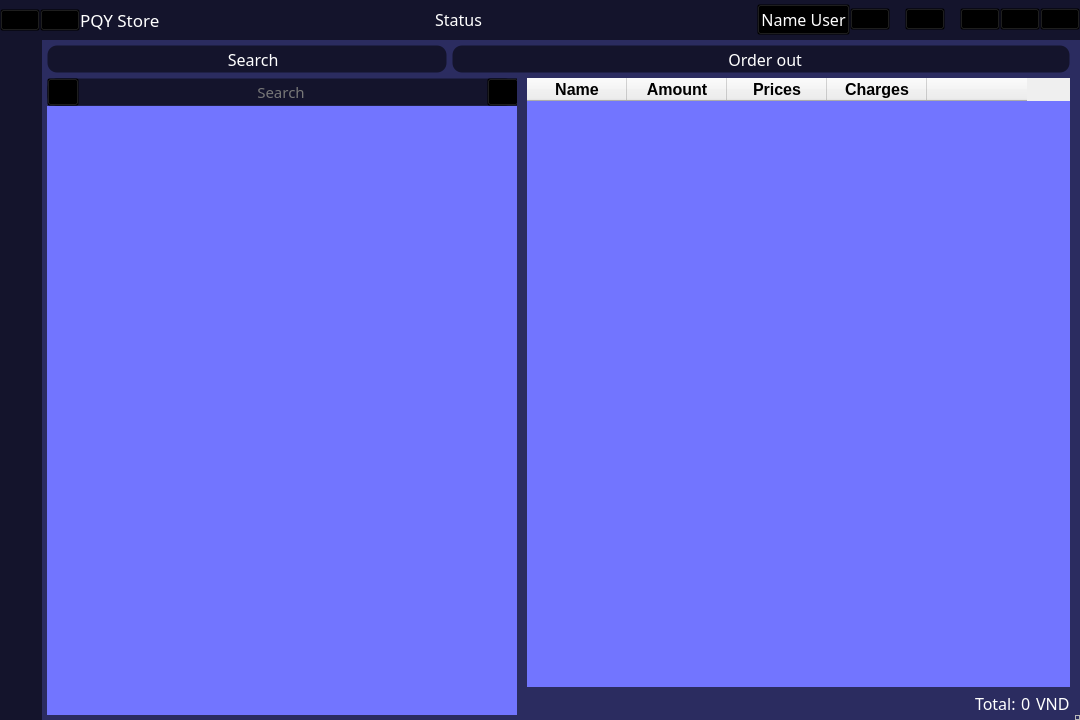
<?xml version="1.0" encoding="UTF-8"?>
<ui version="4.0">
 <class>MainWindow</class>
 <widget class="QMainWindow" name="MainWindow">
  <property name="geometry">
   <rect>
    <x>0</x>
    <y>0</y>
    <width>1080</width>
    <height>720</height>
   </rect>
  </property>
  <property name="windowTitle">
   <string>MainWindow</string>
  </property>
  <property name="styleSheet">
   <string notr="true">#widget_total *{
	color: #fff;
	font: 12pt Comfortaa;
}

#printbill, #search_btn{
	color: #fff;
	font: 12pt Comfortaa;
	background-color: #14142c;
	border: 1px solid;
	border-radius: 10px;
	border-color: transparent;
}
#widget_7 QPushButton:hover{
	background-color: #252552;
	border-color: #6969ea;
}
#tableWidget, #table_search{
	font: 13pt Comfortaa;
	background-color: #7275ff;
}
#label_search{
	color: #777;
	font: 11pt Comfortaa;
	background-color: #14142c;
	border: 1px solid;
	border-radius: 10px;
	border-color: transparent;
}
#search_box{
	background-color: transparent;
	color: #fff;
	font: 11pt Comfortaa;
	border: 1px solid;
	border-radius: 7px;
	border-color: transparent;
}
#widget_8 QPushButton{
	background-color: transparent;
}

*{}

#name_app{
	font: 13pt Comfortaa;
	color: #fff
}
#name_user, #status_title{
	color: #fff;
	font: 12pt Comfortaa;
}

#title_bar QPushButton{
	background-color: transparent;
}
#title_bar{
	background-color: #14142c;
}
#centralwidget{
	background-color: #2b2c60;
}
#left_menu{
	background-color: #14142c;
}
#left_menu QPushButton {
	min-width: 40px;
	min-height: 40px;
	border: 1px solid;
	border-color: transparent;
	background-color: transparent;
}
#left_menu QPushButton:hover {
	background-color: #252552;
	border-top-color: #6969ea;
	border-bottom-color: #6969ea;
}
QToolTip {
	color: #fff;
	font: 10pt Comfortaa;
	background-color: rgba(100, 100, 100, 100);
	border: 1px solid;
	border-radius: 7px;
	border-color: #fff;
}</string>
  </property>
  <widget class="QWidget" name="centralwidget">
   <layout class="QVBoxLayout" name="verticalLayout">
    <property name="spacing">
     <number>0</number>
    </property>
    <property name="leftMargin">
     <number>0</number>
    </property>
    <property name="topMargin">
     <number>0</number>
    </property>
    <property name="rightMargin">
     <number>0</number>
    </property>
    <property name="bottomMargin">
     <number>0</number>
    </property>
    <item alignment="Qt::AlignTop">
     <widget class="QWidget" name="title_bar" native="true">
      <property name="minimumSize">
       <size>
        <width>0</width>
        <height>40</height>
       </size>
      </property>
      <layout class="QHBoxLayout" name="horizontalLayout">
       <property name="spacing">
        <number>0</number>
       </property>
       <property name="leftMargin">
        <number>0</number>
       </property>
       <property name="topMargin">
        <number>0</number>
       </property>
       <property name="rightMargin">
        <number>0</number>
       </property>
       <property name="bottomMargin">
        <number>0</number>
       </property>
       <item alignment="Qt::AlignLeft|Qt::AlignVCenter">
        <widget class="QWidget" name="logo" native="true">
         <property name="toolTip">
          <string>Built &amp; developed by PQY Team</string>
         </property>
         <layout class="QHBoxLayout" name="horizontalLayout_3">
          <property name="spacing">
           <number>0</number>
          </property>
          <property name="leftMargin">
           <number>0</number>
          </property>
          <property name="topMargin">
           <number>0</number>
          </property>
          <property name="rightMargin">
           <number>0</number>
          </property>
          <property name="bottomMargin">
           <number>0</number>
          </property>
          <item>
           <widget class="QPushButton" name="left_menu_btn">
            <property name="minimumSize">
             <size>
              <width>40</width>
              <height>0</height>
             </size>
            </property>
            <property name="toolTip">
             <string>Menu</string>
            </property>
            <property name="text">
             <string/>
            </property>
            <property name="icon">
             <iconset>
              <normaloff>../icons/menu-white.svg</normaloff>../icons/menu-white.svg</iconset>
            </property>
            <property name="iconSize">
             <size>
              <width>30</width>
              <height>30</height>
             </size>
            </property>
            <property name="shortcut">
             <string>Ctrl+Tab</string>
            </property>
           </widget>
          </item>
          <item alignment="Qt::AlignLeft|Qt::AlignVCenter">
           <widget class="QPushButton" name="logo_app">
            <property name="text">
             <string/>
            </property>
            <property name="icon">
             <iconset>
              <normaloff>../Image/logo.ico</normaloff>../Image/logo.ico</iconset>
            </property>
            <property name="iconSize">
             <size>
              <width>32</width>
              <height>32</height>
             </size>
            </property>
           </widget>
          </item>
          <item alignment="Qt::AlignLeft|Qt::AlignVCenter">
           <widget class="QLabel" name="name_app">
            <property name="text">
             <string>PQY Store</string>
            </property>
           </widget>
          </item>
         </layout>
         <zorder>logo_app</zorder>
         <zorder>name_app</zorder>
         <zorder>left_menu_btn</zorder>
        </widget>
       </item>
       <item alignment="Qt::AlignVCenter">
        <widget class="QWidget" name="widget_status" native="true">
         <property name="sizePolicy">
          <sizepolicy hsizetype="Expanding" vsizetype="Preferred">
           <horstretch>0</horstretch>
           <verstretch>0</verstretch>
          </sizepolicy>
         </property>
         <layout class="QVBoxLayout" name="verticalLayout_2">
          <property name="spacing">
           <number>0</number>
          </property>
          <property name="leftMargin">
           <number>0</number>
          </property>
          <property name="topMargin">
           <number>0</number>
          </property>
          <property name="rightMargin">
           <number>0</number>
          </property>
          <property name="bottomMargin">
           <number>0</number>
          </property>
          <item>
           <widget class="QLabel" name="status_title">
            <property name="sizePolicy">
             <sizepolicy hsizetype="Preferred" vsizetype="Preferred">
              <horstretch>0</horstretch>
              <verstretch>0</verstretch>
             </sizepolicy>
            </property>
            <property name="text">
             <string>Status</string>
            </property>
            <property name="alignment">
             <set>Qt::AlignCenter</set>
            </property>
           </widget>
          </item>
         </layout>
        </widget>
       </item>
       <item alignment="Qt::AlignRight|Qt::AlignVCenter">
        <widget class="QWidget" name="widget_profile" native="true">
         <layout class="QHBoxLayout" name="horizontalLayout_2">
          <property name="spacing">
           <number>0</number>
          </property>
          <property name="leftMargin">
           <number>0</number>
          </property>
          <property name="topMargin">
           <number>0</number>
          </property>
          <property name="rightMargin">
           <number>0</number>
          </property>
          <property name="bottomMargin">
           <number>0</number>
          </property>
          <item>
           <widget class="QPushButton" name="name_user">
            <property name="toolTip">
             <string>Profile</string>
            </property>
            <property name="layoutDirection">
             <enum>Qt::RightToLeft</enum>
            </property>
            <property name="text">
             <string>Name User</string>
            </property>
            <property name="icon">
             <iconset>
              <normaloff>../icons/user-white.svg</normaloff>../icons/user-white.svg</iconset>
            </property>
            <property name="iconSize">
             <size>
              <width>30</width>
              <height>30</height>
             </size>
            </property>
           </widget>
          </item>
          <item>
           <widget class="QPushButton" name="log_out">
            <property name="toolTip">
             <string>Log out</string>
            </property>
            <property name="text">
             <string/>
            </property>
            <property name="icon">
             <iconset>
              <normaloff>../icons/log-out-white.svg</normaloff>../icons/log-out-white.svg</iconset>
            </property>
            <property name="iconSize">
             <size>
              <width>30</width>
              <height>26</height>
             </size>
            </property>
           </widget>
          </item>
          <item>
           <widget class="QLabel" name="label">
            <property name="minimumSize">
             <size>
              <width>15</width>
              <height>0</height>
             </size>
            </property>
            <property name="text">
             <string/>
            </property>
           </widget>
          </item>
          <item>
           <widget class="QPushButton" name="return_home">
            <property name="toolTip">
             <string>Home</string>
            </property>
            <property name="text">
             <string/>
            </property>
            <property name="icon">
             <iconset>
              <normaloff>../icons/home-white.svg</normaloff>../icons/home-white.svg</iconset>
            </property>
            <property name="iconSize">
             <size>
              <width>40</width>
              <height>26</height>
             </size>
            </property>
           </widget>
          </item>
          <item>
           <widget class="QLabel" name="label_2">
            <property name="minimumSize">
             <size>
              <width>15</width>
              <height>0</height>
             </size>
            </property>
            <property name="text">
             <string/>
            </property>
           </widget>
          </item>
          <item>
           <widget class="QPushButton" name="minimize_btn">
            <property name="toolTip">
             <string>Minimize</string>
            </property>
            <property name="statusTip">
             <string extracomment="Minimize"/>
            </property>
            <property name="accessibleDescription">
             <string/>
            </property>
            <property name="text">
             <string/>
            </property>
            <property name="icon">
             <iconset>
              <normaloff>../icons/minus-white.svg</normaloff>../icons/minus-white.svg</iconset>
            </property>
            <property name="iconSize">
             <size>
              <width>30</width>
              <height>25</height>
             </size>
            </property>
           </widget>
          </item>
          <item>
           <widget class="QPushButton" name="maximize_btn">
            <property name="toolTip">
             <string>Maximize</string>
            </property>
            <property name="text">
             <string/>
            </property>
            <property name="icon">
             <iconset>
              <normaloff>../icons/square-white.svg</normaloff>../icons/square-white.svg</iconset>
            </property>
            <property name="iconSize">
             <size>
              <width>30</width>
              <height>22</height>
             </size>
            </property>
           </widget>
          </item>
          <item>
           <widget class="QPushButton" name="close_btn">
            <property name="toolTip">
             <string>Close</string>
            </property>
            <property name="text">
             <string/>
            </property>
            <property name="icon">
             <iconset>
              <normaloff>../icons/x-white.svg</normaloff>../icons/x-white.svg</iconset>
            </property>
            <property name="iconSize">
             <size>
              <width>30</width>
              <height>25</height>
             </size>
            </property>
           </widget>
          </item>
         </layout>
        </widget>
       </item>
      </layout>
     </widget>
    </item>
    <item>
     <widget class="QWidget" name="screen_app" native="true">
      <property name="sizePolicy">
       <sizepolicy hsizetype="Expanding" vsizetype="Expanding">
        <horstretch>0</horstretch>
        <verstretch>0</verstretch>
       </sizepolicy>
      </property>
      <layout class="QHBoxLayout" name="horizontalLayout_6">
       <property name="spacing">
        <number>0</number>
       </property>
       <property name="leftMargin">
        <number>0</number>
       </property>
       <property name="topMargin">
        <number>0</number>
       </property>
       <property name="rightMargin">
        <number>0</number>
       </property>
       <property name="bottomMargin">
        <number>0</number>
       </property>
       <item>
        <widget class="QWidget" name="left_menu" native="true">
         <property name="styleSheet">
          <string notr="true"/>
         </property>
         <layout class="QVBoxLayout" name="verticalLayout_3">
          <property name="spacing">
           <number>0</number>
          </property>
          <property name="leftMargin">
           <number>0</number>
          </property>
          <property name="topMargin">
           <number>5</number>
          </property>
          <property name="rightMargin">
           <number>0</number>
          </property>
          <property name="bottomMargin">
           <number>10</number>
          </property>
          <item>
           <widget class="QPushButton" name="sell_button">
            <property name="sizePolicy">
             <sizepolicy hsizetype="Preferred" vsizetype="Preferred">
              <horstretch>0</horstretch>
              <verstretch>0</verstretch>
             </sizepolicy>
            </property>
            <property name="cursor">
             <cursorShape>PointingHandCursor</cursorShape>
            </property>
            <property name="toolTip">
             <string>Sell</string>
            </property>
            <property name="layoutDirection">
             <enum>Qt::LeftToRight</enum>
            </property>
            <property name="text">
             <string/>
            </property>
            <property name="icon">
             <iconset>
              <normaloff>../icons/shopping-cart-white.svg</normaloff>../icons/shopping-cart-white.svg</iconset>
            </property>
            <property name="iconSize">
             <size>
              <width>30</width>
              <height>30</height>
             </size>
            </property>
           </widget>
          </item>
          <item>
           <widget class="QPushButton" name="shift_summary_btn">
            <property name="sizePolicy">
             <sizepolicy hsizetype="Minimum" vsizetype="Minimum">
              <horstretch>0</horstretch>
              <verstretch>0</verstretch>
             </sizepolicy>
            </property>
            <property name="cursor">
             <cursorShape>PointingHandCursor</cursorShape>
            </property>
            <property name="toolTip">
             <string>Shift Work</string>
            </property>
            <property name="layoutDirection">
             <enum>Qt::LeftToRight</enum>
            </property>
            <property name="text">
             <string/>
            </property>
            <property name="icon">
             <iconset>
              <normaloff>../icons/fast-forward-white.svg</normaloff>../icons/fast-forward-white.svg</iconset>
            </property>
            <property name="iconSize">
             <size>
              <width>30</width>
              <height>30</height>
             </size>
            </property>
           </widget>
          </item>
          <item>
           <widget class="QPushButton" name="view_stock_btn">
            <property name="sizePolicy">
             <sizepolicy hsizetype="Minimum" vsizetype="Minimum">
              <horstretch>0</horstretch>
              <verstretch>0</verstretch>
             </sizepolicy>
            </property>
            <property name="cursor">
             <cursorShape>PointingHandCursor</cursorShape>
            </property>
            <property name="toolTip">
             <string>Warehouse</string>
            </property>
            <property name="layoutDirection">
             <enum>Qt::RightToLeft</enum>
            </property>
            <property name="text">
             <string/>
            </property>
            <property name="icon">
             <iconset>
              <normaloff>../icons/package-white.svg</normaloff>../icons/package-white.svg</iconset>
            </property>
            <property name="iconSize">
             <size>
              <width>30</width>
              <height>30</height>
             </size>
            </property>
           </widget>
          </item>
          <item>
           <widget class="QPushButton" name="view_history_btn">
            <property name="sizePolicy">
             <sizepolicy hsizetype="Minimum" vsizetype="Minimum">
              <horstretch>0</horstretch>
              <verstretch>0</verstretch>
             </sizepolicy>
            </property>
            <property name="cursor">
             <cursorShape>PointingHandCursor</cursorShape>
            </property>
            <property name="toolTip">
             <string>History</string>
            </property>
            <property name="layoutDirection">
             <enum>Qt::RightToLeft</enum>
            </property>
            <property name="text">
             <string/>
            </property>
            <property name="icon">
             <iconset>
              <normaloff>../icons/book-white.svg</normaloff>../icons/book-white.svg</iconset>
            </property>
            <property name="iconSize">
             <size>
              <width>30</width>
              <height>30</height>
             </size>
            </property>
           </widget>
          </item>
          <item>
           <widget class="QPushButton" name="import_export_btn">
            <property name="sizePolicy">
             <sizepolicy hsizetype="Minimum" vsizetype="Minimum">
              <horstretch>0</horstretch>
              <verstretch>0</verstretch>
             </sizepolicy>
            </property>
            <property name="cursor">
             <cursorShape>PointingHandCursor</cursorShape>
            </property>
            <property name="toolTip">
             <string>Import - Export</string>
            </property>
            <property name="text">
             <string/>
            </property>
            <property name="icon">
             <iconset>
              <normaloff>../icons/truck-white.svg</normaloff>../icons/truck-white.svg</iconset>
            </property>
            <property name="iconSize">
             <size>
              <width>30</width>
              <height>30</height>
             </size>
            </property>
           </widget>
          </item>
          <item>
           <widget class="QPushButton" name="signup">
            <property name="sizePolicy">
             <sizepolicy hsizetype="Minimum" vsizetype="Minimum">
              <horstretch>0</horstretch>
              <verstretch>0</verstretch>
             </sizepolicy>
            </property>
            <property name="cursor">
             <cursorShape>PointingHandCursor</cursorShape>
            </property>
            <property name="toolTip">
             <string>Add  member</string>
            </property>
            <property name="layoutDirection">
             <enum>Qt::RightToLeft</enum>
            </property>
            <property name="text">
             <string/>
            </property>
            <property name="icon">
             <iconset>
              <normaloff>../icons/user-plus-white.svg</normaloff>../icons/user-plus-white.svg</iconset>
            </property>
            <property name="iconSize">
             <size>
              <width>30</width>
              <height>30</height>
             </size>
            </property>
           </widget>
          </item>
          <item>
           <spacer name="verticalSpacer">
            <property name="orientation">
             <enum>Qt::Vertical</enum>
            </property>
            <property name="sizeHint" stdset="0">
             <size>
              <width>20</width>
              <height>40</height>
             </size>
            </property>
           </spacer>
          </item>
          <item>
           <widget class="QPushButton" name="close_left_menu">
            <property name="toolTip">
             <string>Close menu</string>
            </property>
            <property name="text">
             <string/>
            </property>
            <property name="icon">
             <iconset>
              <normaloff>../icons/x-circle-white.svg</normaloff>../icons/x-circle-white.svg</iconset>
            </property>
            <property name="iconSize">
             <size>
              <width>30</width>
              <height>30</height>
             </size>
            </property>
            <property name="shortcut">
             <string>Ctrl+Tab</string>
            </property>
           </widget>
          </item>
          <item>
           <widget class="QPushButton" name="help_btn">
            <property name="toolTip">
             <string>Help</string>
            </property>
            <property name="text">
             <string/>
            </property>
            <property name="icon">
             <iconset>
              <normaloff>../icons/help-circle-white.svg</normaloff>../icons/help-circle-white.svg</iconset>
            </property>
            <property name="iconSize">
             <size>
              <width>30</width>
              <height>30</height>
             </size>
            </property>
           </widget>
          </item>
          <item>
           <widget class="QPushButton" name="info_btn">
            <property name="toolTip">
             <string>Info</string>
            </property>
            <property name="text">
             <string/>
            </property>
            <property name="icon">
             <iconset>
              <normaloff>../icons/alert-circle-white.svg</normaloff>../icons/alert-circle-white.svg</iconset>
            </property>
            <property name="iconSize">
             <size>
              <width>30</width>
              <height>30</height>
             </size>
            </property>
           </widget>
          </item>
          <item>
           <widget class="QPushButton" name="contact_btn">
            <property name="toolTip">
             <string>Contact</string>
            </property>
            <property name="text">
             <string/>
            </property>
            <property name="icon">
             <iconset>
              <normaloff>../icons/phone-call-white.svg</normaloff>../icons/phone-call-white.svg</iconset>
            </property>
            <property name="iconSize">
             <size>
              <width>30</width>
              <height>30</height>
             </size>
            </property>
           </widget>
          </item>
          <item>
           <widget class="QPushButton" name="setting_btn">
            <property name="toolTip">
             <string>Setting</string>
            </property>
            <property name="text">
             <string/>
            </property>
            <property name="icon">
             <iconset>
              <normaloff>../icons/settings-white.svg</normaloff>../icons/settings-white.svg</iconset>
            </property>
            <property name="iconSize">
             <size>
              <width>30</width>
              <height>30</height>
             </size>
            </property>
           </widget>
          </item>
         </layout>
        </widget>
       </item>
       <item>
        <widget class="QWidget" name="main_screen" native="true">
         <property name="sizePolicy">
          <sizepolicy hsizetype="Expanding" vsizetype="Expanding">
           <horstretch>0</horstretch>
           <verstretch>0</verstretch>
          </sizepolicy>
         </property>
         <layout class="QVBoxLayout" name="verticalLayout_6">
          <property name="spacing">
           <number>0</number>
          </property>
          <property name="leftMargin">
           <number>0</number>
          </property>
          <property name="topMargin">
           <number>0</number>
          </property>
          <property name="rightMargin">
           <number>0</number>
          </property>
          <property name="bottomMargin">
           <number>0</number>
          </property>
          <item>
           <widget class="QWidget" name="widget_7" native="true">
            <layout class="QHBoxLayout" name="horizontalLayout_4">
             <property name="spacing">
              <number>5</number>
             </property>
             <property name="leftMargin">
              <number>5</number>
             </property>
             <property name="topMargin">
              <number>5</number>
             </property>
             <property name="rightMargin">
              <number>5</number>
             </property>
             <property name="bottomMargin">
              <number>0</number>
             </property>
             <item>
              <widget class="QPushButton" name="search_btn">
               <property name="minimumSize">
                <size>
                 <width>400</width>
                 <height>28</height>
                </size>
               </property>
               <property name="text">
                <string>   Search</string>
               </property>
               <property name="icon">
                <iconset>
                 <normaloff>../icons/search-white.svg</normaloff>../icons/search-white.svg</iconset>
               </property>
               <property name="iconSize">
                <size>
                 <width>20</width>
                 <height>20</height>
                </size>
               </property>
               <property name="shortcut">
                <string>Ctrl+S</string>
               </property>
              </widget>
             </item>
             <item>
              <widget class="QPushButton" name="printbill">
               <property name="sizePolicy">
                <sizepolicy hsizetype="Expanding" vsizetype="Fixed">
                 <horstretch>0</horstretch>
                 <verstretch>0</verstretch>
                </sizepolicy>
               </property>
               <property name="minimumSize">
                <size>
                 <width>0</width>
                 <height>28</height>
                </size>
               </property>
               <property name="styleSheet">
                <string notr="true"/>
               </property>
               <property name="text">
                <string>  Order out</string>
               </property>
               <property name="icon">
                <iconset>
                 <normaloff>../icons/printer-white.svg</normaloff>../icons/printer-white.svg</iconset>
               </property>
               <property name="iconSize">
                <size>
                 <width>20</width>
                 <height>20</height>
                </size>
               </property>
               <property name="shortcut">
                <string>Ctrl+P</string>
               </property>
              </widget>
             </item>
            </layout>
           </widget>
          </item>
          <item>
           <widget class="QWidget" name="widget_8" native="true">
            <layout class="QHBoxLayout" name="horizontalLayout_5">
             <property name="spacing">
              <number>0</number>
             </property>
             <property name="leftMargin">
              <number>0</number>
             </property>
             <property name="topMargin">
              <number>0</number>
             </property>
             <property name="rightMargin">
              <number>0</number>
             </property>
             <property name="bottomMargin">
              <number>0</number>
             </property>
             <item>
              <widget class="QWidget" name="widget_search" native="true">
               <property name="enabled">
                <bool>true</bool>
               </property>
               <property name="maximumSize">
                <size>
                 <width>480</width>
                 <height>16777215</height>
                </size>
               </property>
               <layout class="QVBoxLayout" name="verticalLayout_4">
                <property name="spacing">
                 <number>0</number>
                </property>
                <property name="leftMargin">
                 <number>5</number>
                </property>
                <property name="topMargin">
                 <number>5</number>
                </property>
                <property name="rightMargin">
                 <number>5</number>
                </property>
                <property name="bottomMargin">
                 <number>5</number>
                </property>
                <item>
                 <widget class="QWidget" name="widget" native="true">
                  <property name="minimumSize">
                   <size>
                    <width>0</width>
                    <height>28</height>
                   </size>
                  </property>
                  <widget class="QLineEdit" name="search_box">
                   <property name="geometry">
                    <rect>
                     <x>30</x>
                     <y>0</y>
                     <width>411</width>
                     <height>28</height>
                    </rect>
                   </property>
                   <property name="sizePolicy">
                    <sizepolicy hsizetype="Minimum" vsizetype="Fixed">
                     <horstretch>0</horstretch>
                     <verstretch>0</verstretch>
                    </sizepolicy>
                   </property>
                   <property name="minimumSize">
                    <size>
                     <width>200</width>
                     <height>0</height>
                    </size>
                   </property>
                   <property name="maximumSize">
                    <size>
                     <width>450</width>
                     <height>16777215</height>
                    </size>
                   </property>
                   <property name="font">
                    <font>
                     <family>Comfortaa</family>
                     <pointsize>11</pointsize>
                     <weight>50</weight>
                     <italic>false</italic>
                     <bold>false</bold>
                    </font>
                   </property>
                   <property name="styleSheet">
                    <string notr="true"/>
                   </property>
                   <property name="text">
                    <string/>
                   </property>
                   <property name="alignment">
                    <set>Qt::AlignCenter</set>
                   </property>
                  </widget>
                  <widget class="QLabel" name="label_search">
                   <property name="enabled">
                    <bool>true</bool>
                   </property>
                   <property name="geometry">
                    <rect>
                     <x>0</x>
                     <y>0</y>
                     <width>468</width>
                     <height>28</height>
                    </rect>
                   </property>
                   <property name="sizePolicy">
                    <sizepolicy hsizetype="Preferred" vsizetype="Preferred">
                     <horstretch>0</horstretch>
                     <verstretch>0</verstretch>
                    </sizepolicy>
                   </property>
                   <property name="text">
                    <string>Search</string>
                   </property>
                   <property name="scaledContents">
                    <bool>false</bool>
                   </property>
                   <property name="alignment">
                    <set>Qt::AlignCenter</set>
                   </property>
                   <property name="indent">
                    <number>-1</number>
                   </property>
                  </widget>
                  <widget class="QPushButton" name="close_search_btn">
                   <property name="geometry">
                    <rect>
                     <x>440</x>
                     <y>0</y>
                     <width>32</width>
                     <height>28</height>
                    </rect>
                   </property>
                   <property name="text">
                    <string/>
                   </property>
                   <property name="icon">
                    <iconset>
                     <normaloff>../icons/x-circle-white.svg</normaloff>../icons/x-circle-white.svg</iconset>
                   </property>
                   <property name="iconSize">
                    <size>
                     <width>20</width>
                     <height>20</height>
                    </size>
                   </property>
                   <property name="shortcut">
                    <string>Ctrl+S</string>
                   </property>
                  </widget>
                  <widget class="QPushButton" name="pushButton_7">
                   <property name="geometry">
                    <rect>
                     <x>0</x>
                     <y>0</y>
                     <width>32</width>
                     <height>28</height>
                    </rect>
                   </property>
                   <property name="text">
                    <string/>
                   </property>
                   <property name="icon">
                    <iconset>
                     <normaloff>../icons/search-white.svg</normaloff>../icons/search-white.svg</iconset>
                   </property>
                   <property name="iconSize">
                    <size>
                     <width>20</width>
                     <height>20</height>
                    </size>
                   </property>
                  </widget>
                  <zorder>label_search</zorder>
                  <zorder>close_search_btn</zorder>
                  <zorder>pushButton_7</zorder>
                  <zorder>search_box</zorder>
                 </widget>
                </item>
                <item>
                 <widget class="QTableWidget" name="table_search">
                  <property name="enabled">
                   <bool>true</bool>
                  </property>
                  <property name="sizePolicy">
                   <sizepolicy hsizetype="Expanding" vsizetype="Expanding">
                    <horstretch>0</horstretch>
                    <verstretch>0</verstretch>
                   </sizepolicy>
                  </property>
                  <property name="baseSize">
                   <size>
                    <width>600</width>
                    <height>500</height>
                   </size>
                  </property>
                  <property name="font">
                   <font>
                    <family>Comfortaa</family>
                    <pointsize>13</pointsize>
                    <weight>50</weight>
                    <italic>false</italic>
                    <bold>false</bold>
                   </font>
                  </property>
                  <property name="cursor" stdset="0">
                   <cursorShape>PointingHandCursor</cursorShape>
                  </property>
                  <property name="styleSheet">
                   <string notr="true"/>
                  </property>
                  <property name="frameShape">
                   <enum>QFrame::NoFrame</enum>
                  </property>
                  <property name="frameShadow">
                   <enum>QFrame::Sunken</enum>
                  </property>
                  <property name="lineWidth">
                   <number>1</number>
                  </property>
                  <property name="editTriggers">
                   <set>QAbstractItemView::NoEditTriggers</set>
                  </property>
                  <property name="gridStyle">
                   <enum>Qt::DashLine</enum>
                  </property>
                  <property name="sortingEnabled">
                   <bool>false</bool>
                  </property>
                  <property name="cornerButtonEnabled">
                   <bool>true</bool>
                  </property>
                  <attribute name="horizontalHeaderVisible">
                   <bool>false</bool>
                  </attribute>
                  <column>
                   <property name="text">
                    <string/>
                   </property>
                   <property name="font">
                    <font>
                     <pointsize>12</pointsize>
                    </font>
                   </property>
                   <property name="textAlignment">
                    <set>AlignCenter</set>
                   </property>
                  </column>
                  <column>
                   <property name="text">
                    <string>Name</string>
                   </property>
                   <property name="font">
                    <font>
                     <pointsize>12</pointsize>
                    </font>
                   </property>
                  </column>
                 </widget>
                </item>
               </layout>
              </widget>
             </item>
             <item>
              <widget class="QWidget" name="widget_2" native="true">
               <layout class="QVBoxLayout" name="verticalLayout_5">
                <property name="spacing">
                 <number>5</number>
                </property>
                <property name="leftMargin">
                 <number>5</number>
                </property>
                <property name="topMargin">
                 <number>5</number>
                </property>
                <property name="rightMargin">
                 <number>5</number>
                </property>
                <property name="bottomMargin">
                 <number>5</number>
                </property>
                <item>
                 <widget class="QTableWidget" name="tableWidget">
                  <property name="minimumSize">
                   <size>
                    <width>530</width>
                    <height>0</height>
                   </size>
                  </property>
                  <property name="font">
                   <font>
                    <family>Comfortaa</family>
                    <pointsize>13</pointsize>
                    <weight>50</weight>
                    <italic>false</italic>
                    <bold>false</bold>
                   </font>
                  </property>
                  <property name="styleSheet">
                   <string notr="true"/>
                  </property>
                  <property name="frameShape">
                   <enum>QFrame::NoFrame</enum>
                  </property>
                  <property name="editTriggers">
                   <set>QAbstractItemView::DoubleClicked</set>
                  </property>
                  <property name="gridStyle">
                   <enum>Qt::DashLine</enum>
                  </property>
                  <column>
                   <property name="text">
                    <string>Name</string>
                   </property>
                   <property name="font">
                    <font>
                     <pointsize>12</pointsize>
                     <weight>75</weight>
                     <bold>true</bold>
                    </font>
                   </property>
                  </column>
                  <column>
                   <property name="text">
                    <string>Amount</string>
                   </property>
                   <property name="font">
                    <font>
                     <pointsize>12</pointsize>
                     <weight>75</weight>
                     <bold>true</bold>
                    </font>
                   </property>
                  </column>
                  <column>
                   <property name="text">
                    <string>Prices</string>
                   </property>
                   <property name="font">
                    <font>
                     <pointsize>12</pointsize>
                     <weight>75</weight>
                     <bold>true</bold>
                    </font>
                   </property>
                  </column>
                  <column>
                   <property name="text">
                    <string>Charges</string>
                   </property>
                   <property name="font">
                    <font>
                     <pointsize>12</pointsize>
                     <weight>75</weight>
                     <bold>true</bold>
                    </font>
                   </property>
                  </column>
                  <column>
                   <property name="text">
                    <string/>
                   </property>
                  </column>
                 </widget>
                </item>
                <item>
                 <widget class="QWidget" name="widget_total" native="true">
                  <layout class="QHBoxLayout" name="horizontalLayout_7">
                   <property name="spacing">
                    <number>5</number>
                   </property>
                   <property name="leftMargin">
                    <number>0</number>
                   </property>
                   <property name="topMargin">
                    <number>0</number>
                   </property>
                   <property name="rightMargin">
                    <number>0</number>
                   </property>
                   <property name="bottomMargin">
                    <number>0</number>
                   </property>
                   <item>
                    <spacer name="horizontalSpacer">
                     <property name="orientation">
                      <enum>Qt::Horizontal</enum>
                     </property>
                     <property name="sizeHint" stdset="0">
                      <size>
                       <width>40</width>
                       <height>20</height>
                      </size>
                     </property>
                    </spacer>
                   </item>
                   <item alignment="Qt::AlignRight">
                    <widget class="QLabel" name="label_3">
                     <property name="text">
                      <string>Total:</string>
                     </property>
                    </widget>
                   </item>
                   <item alignment="Qt::AlignRight">
                    <widget class="QLabel" name="label_total">
                     <property name="text">
                      <string>0</string>
                     </property>
                    </widget>
                   </item>
                   <item>
                    <widget class="QLabel" name="label_5">
                     <property name="text">
                      <string>VND</string>
                     </property>
                    </widget>
                   </item>
                  </layout>
                 </widget>
                </item>
               </layout>
              </widget>
             </item>
            </layout>
           </widget>
          </item>
         </layout>
        </widget>
       </item>
       <item alignment="Qt::AlignRight|Qt::AlignBottom">
        <widget class="QFrame" name="size_grip">
         <property name="sizePolicy">
          <sizepolicy hsizetype="Minimum" vsizetype="Minimum">
           <horstretch>0</horstretch>
           <verstretch>0</verstretch>
          </sizepolicy>
         </property>
         <property name="minimumSize">
          <size>
           <width>5</width>
           <height>5</height>
          </size>
         </property>
         <property name="frameShape">
          <enum>QFrame::StyledPanel</enum>
         </property>
         <property name="frameShadow">
          <enum>QFrame::Raised</enum>
         </property>
        </widget>
       </item>
      </layout>
     </widget>
    </item>
   </layout>
  </widget>
 </widget>
 <resources/>
 <connections/>
</ui>
